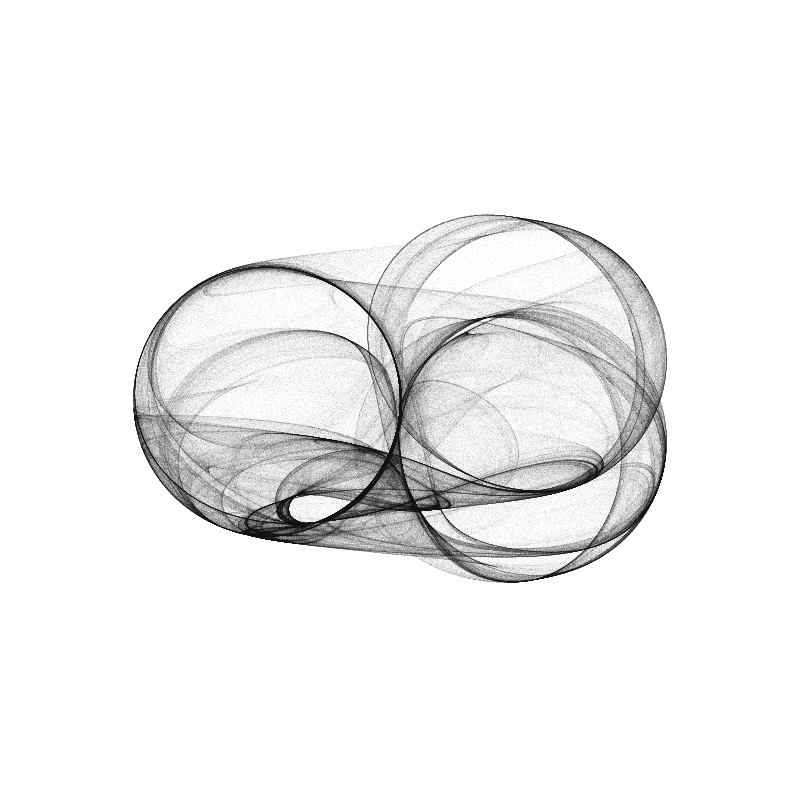
Frame 1 (no input)
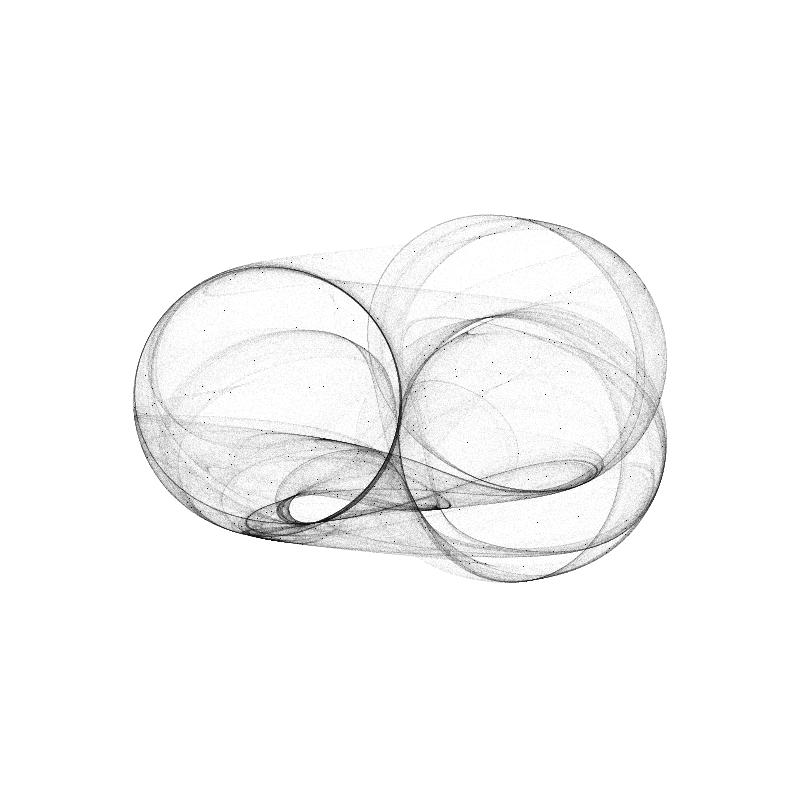
Frame 2 (the mouse pressed at the canvas centre, redrawn once)

The Processing sketch that drew these frames (run headless with seeded random() and noise(); the mouse was pressed at the canvas centre and the sketch redrawn once):

// Processing sketch: sketch_210722b
// ── sketch_210722b.pde
int pointCount = 2000000;
float x, y = 1;
float xn, yn;

float a=4;
float b=2;
float c=0.2;
float d=4;
//float a=-1.4;
//float b=1.6;
//float c=1.0;
//float d=0.7;
float [][]pointAry = new float[2][10000000];


void setup(){
  size(800,800);
  smooth();
}

void draw(){
  background(255);
  for (int i = 0; i <= pointCount; i++){
    xn = sin(a*y)-cos(b*x);
    yn = sin(c*x)-cos(d*y);
    x=xn;
    y=yn;
    pointAry[0][i]=x*width/6;
    pointAry[1][i]=y*height/6;
  }

  translate(width/2,height/2);
  for(int i=0;i<pointCount;i++){
    stroke(0,10);
    point(pointAry[0][i],pointAry[1][i]);
  }
  
  noLoop();

save("dejong_210722b.png");

}
